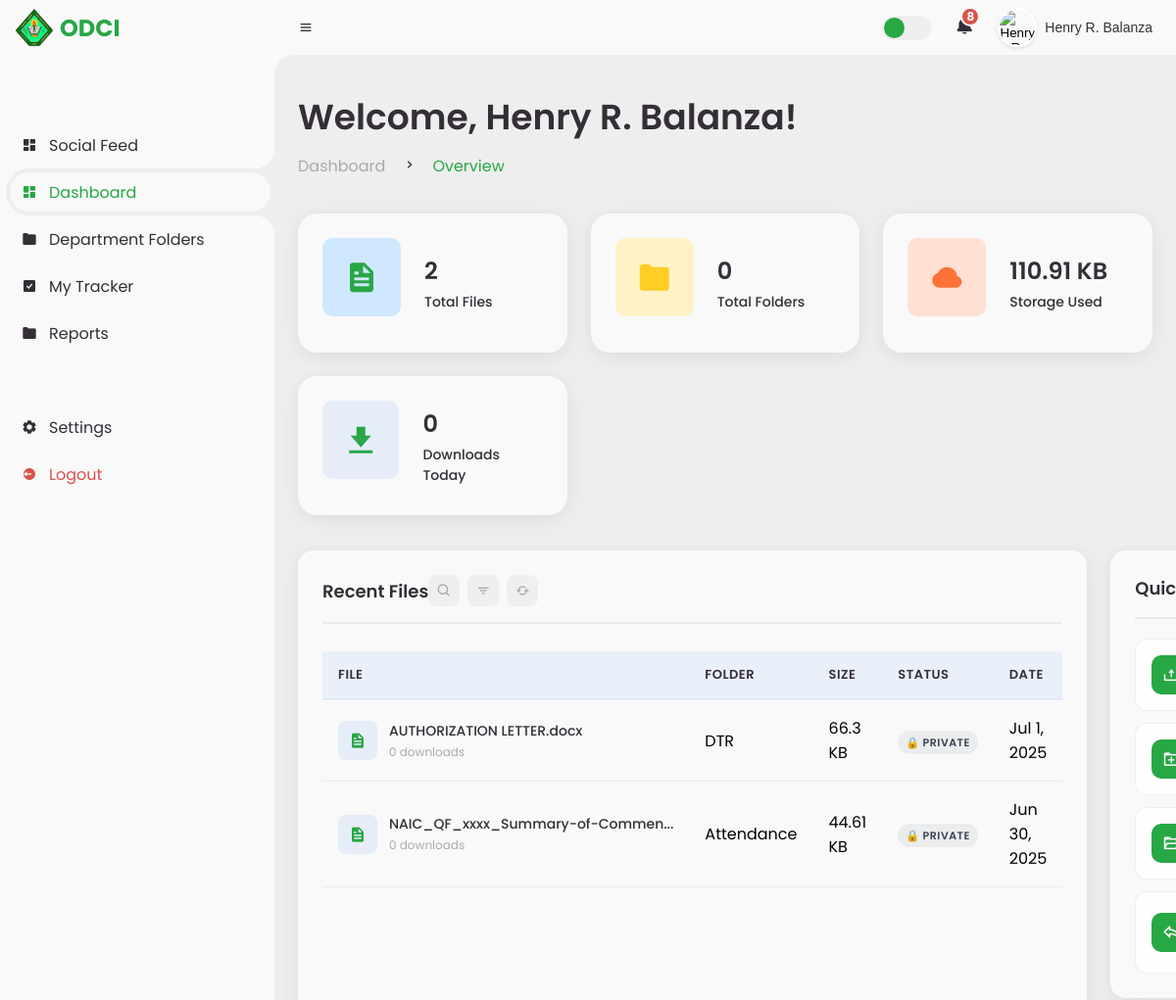
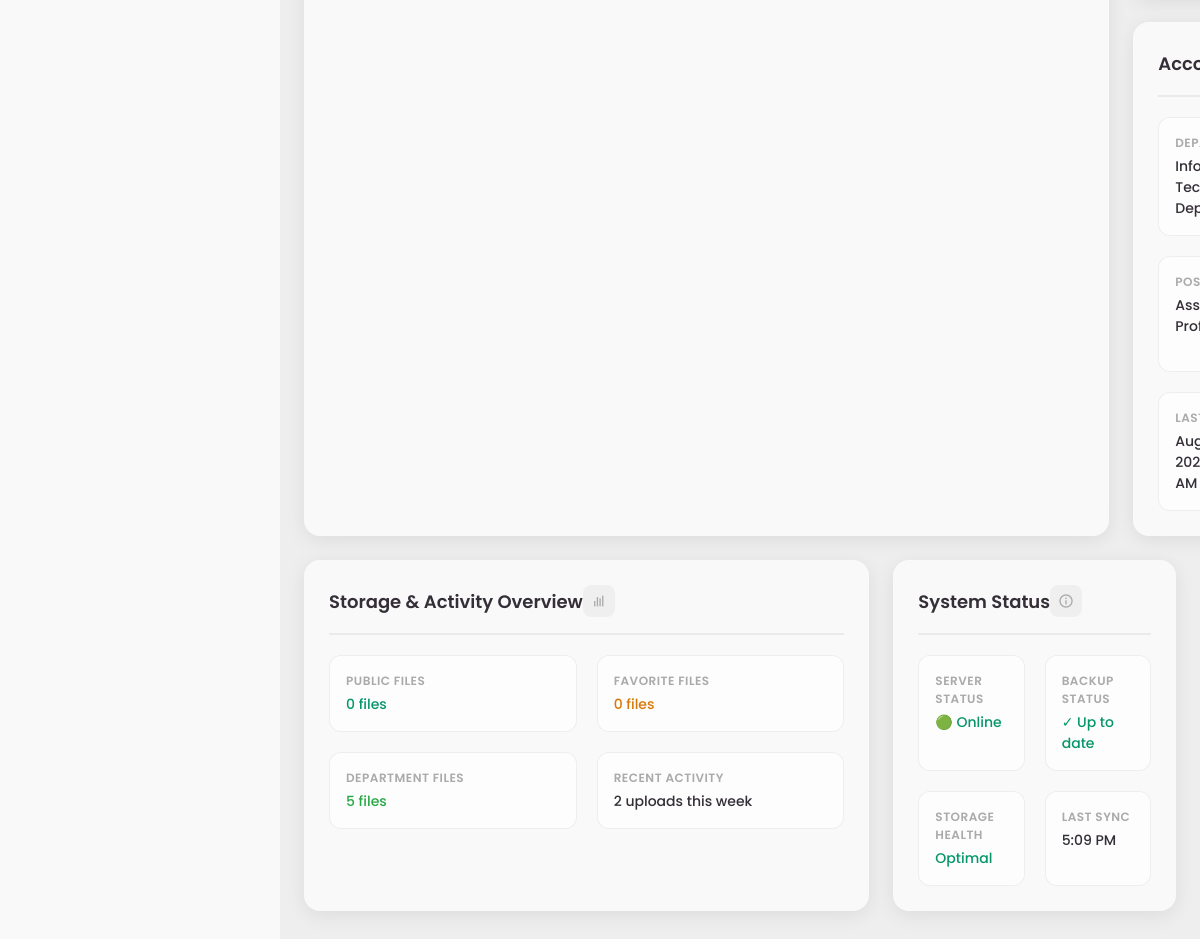
Screenshot of /roles/user/features/dashboard.php (signed in) with the database file from the repository (2 pictures, top to bottom).
### tables this page shows
CREATE TABLE `files` (
  `id` int(11) NOT NULL,
  `file_name` varchar(255) NOT NULL,
  `original_name` varchar(255) NOT NULL,
  `file_path` varchar(255) NOT NULL,
  `file_size` bigint(20) DEFAULT NULL,
  `file_type` varchar(100) DEFAULT NULL,
  `mime_type` varchar(100) DEFAULT NULL,
  `file_extension` varchar(10) DEFAULT NULL,
  `uploaded_by` int(11) NOT NULL,
  `folder_id` int(11) NOT NULL,
  `uploaded_at` datetime DEFAULT current_timestamp(),
  `updated_at` datetime DEFAULT current_timestamp() ON UPDATE current_timestamp(),
  `is_deleted` tinyint(1) DEFAULT 0,
  `deleted_at` datetime DEFAULT NULL,
  `deleted_by` int(11) DEFAULT NULL,
  `file_hash` varchar(64) DEFAULT NULL,
  `download_count` int(11) DEFAULT 0,
  `last_downloaded` datetime DEFAULT NULL,
  `last_downloaded_by` int(11) DEFAULT NULL,
  `is_public` tinyint(1) DEFAULT 0,
  `public_token` varchar(255) DEFAULT NULL,
  `permissions` longtext DEFAULT NULL CHECK (json_valid(`permissions`)),
  `version` int(11) DEFAULT 1,
  `parent_file_id` int(11) DEFAULT NULL,
  `tags` longtext DEFAULT NULL CHECK (json_valid(`tags`)),
  `description` text DEFAULT NULL,
  `thumbnail_path` varchar(255) DEFAULT NULL,
  `is_favorite` tinyint(1) DEFAULT 0,
  `expiry_date` datetime DEFAULT NULL
);

### roles/user/features/dashboard.php (the view, shortened to what the rows shown need)
<?php
require_once '../../../includes/config.php';
$currentUser = getCurrentUser($pdo);
if (!isset($currentUser['department_id']) && isset($currentUser['id'])) {
    try {
        $stmt = $pdo->prepare("
            SELECT u.department_id, d.department_code, d.department_name
            FROM users u
            LEFT JOIN departments d ON u.department_id = d.id
            WHERE u.id = ?
        ");
        $stmt->execute([$currentUser['id']]);
        $userDept = $stmt->fetch();
        if ($userDept && $userDept['department_id']) {
            $currentUser['department_id'] = $userDept['department_id'];
            $currentUser['department_name'] = $userDept['department_name'];
        }
    } catch(Exception $e) {
        error_log("Department fetch error: " . $e->getMessage());
    }
}
$stats = [
    'total_files' => 0,
    'total_folders' => 0,
    'storage_used' => 0,
    'recent_uploads' => [],
    'public_files' => 0,
    'favorite_files' => 0,
    'department_files' => 0,
    'downloads_today' => 0
];
try {
    $stmt = $pdo->prepare("
        SELECT COUNT(*) as file_count,
               COALESCE(SUM(file_size), 0) as total_size,
               SUM(CASE WHEN is_public = 1 THEN 1 ELSE 0 END) as public_count,
               SUM(CASE WHEN is_favorite = 1 THEN 1 ELSE 0 END) as favorite_count
        FROM files f
        WHERE f.uploaded_by = ? AND f.is_deleted = 0
    ");
    $stmt->execute([$currentUser['id']]);
    $fileStats = $stmt->fetch();
    $stats['total_files'] = $fileStats['file_count'];
    $stats['storage_used'] = $fileStats['total_size'];
    $stats['public_files'] = $fileStats['public_count'] ?? 0;
    $stats['favorite_files'] = $fileStats['favorite_count'] ?? 0;
    $stmt = $pdo->prepare("SELECT COUNT(*) as folder_count FROM folders WHERE created_by = ? AND is_deleted = 0");
    $stmt->execute([$currentUser['id']]);
    $folderStats = $stmt->fetch();
    $stats['total_folders'] = $folderStats['folder_count'];
    if ($currentUser['department_id']) {
        $stmt = $pdo->prepare("
            SELECT COUNT(*) as dept_files
            FROM files f
            LEFT JOIN folders fo ON f.folder_id = fo.id
            WHERE (fo.department_id = ? OR f.uploaded_by IN (
                SELECT id FROM users WHERE department_id = ?
            )) AND f.is_deleted = 0
        ");
        $stmt->execute([$currentUser['department_id'], $currentUser['department_id']]);
        $deptStats = $stmt->fetch();
        $stats['department_files'] = $deptStats['dept_files'];
    }
    $stmt = $pdo->prepare("
        SELECT COUNT(*) as downloads_today
        FROM files f
        WHERE f.uploaded_by = ?
        AND DATE(f.last_downloaded) = CURDATE()
        AND f.is_deleted = 0
    ");
    $stmt->execute([$currentUser['id']]);
    $downloadStats = $stmt->fetch();
    $stats['downloads_today'] = $downloadStats['downloads_today'] ?? 0;
    $stmt = $pdo->prepare("
        SELECT f.original_name, f.file_size, f.uploaded_at,
               COALESCE(fo.folder_name, 'Uncategorized') as folder_name,
               f.file_type, f.file_extension,
               COALESCE(f.download_count, 0) as download_count,
               COALESCE(f.is_public, 0) as is_public,
               COALESCE(f.is_favorite, 0) as is_favorite
        FROM files f
        LEFT JOIN folders fo ON f.folder_id = fo.id
        WHERE f.uploaded_by = ? AND f.is_deleted = 0
        ORDER BY f.uploaded_at DESC
        LIMIT 8
    ");
    $stmt->execute([$currentUser['id']]);
    $stats['recent_uploads'] = $stmt->fetchAll();
} catch(Exception $e) {
    error_log("Dashboard stats error: " . $e->getMessage());
    error_log("SQL Error details: " . print_r($pdo->errorInfo(), true));
}
function formatFileSize($bytes, $precision = 2) {
    $units = array('B', 'KB', 'MB', 'GB', 'TB');
    for ($i = 0; $bytes > 1024 && $i < count($units) - 1; $i++) {
        $bytes /= 1024;
    }
    return round($bytes, $precision) . ' ' . $units[$i];
}
function getFileTypeIcon($fileType) {
    $fileType = strtolower($fileType);
    $icons = [
        'pdf' => 'bxs-file-pdf',
        'doc' => 'bxs-file-doc',
        'docx' => 'bxs-file-doc',
        'txt' => 'bxs-file-txt',
        'rtf' => 'bxs-file-doc',
        'xls' => 'bxs-spreadsheet',
        'xlsx' => 'bxs-spreadsheet',
        'csv' => 'bxs-spreadsheet',
        'ppt' => 'bxs-file-doc',
        'pptx' => 'bxs-file-doc',
        'jpg' => 'bxs-image',
        'jpeg' => 'bxs-image',
        'png' => 'bxs-image',
        'gif' => 'bxs-image',
        'bmp' => 'bxs-image',
        'svg' => 'bxs-image',
        'webp' => 'bxs-image',
        'mp4' => 'bxs-videos',
        'avi' => 'bxs-videos',
        'mov' => 'bxs-videos',
        'wmv' => 'bxs-videos',
        'flv' => 'bxs-videos',
        'webm' => 'bxs-videos',
        'mp3' => 'bxs-music',
        'wav' => 'bxs-music',
        'flac' => 'bxs-music',
        'aac' => 'bxs-music',
        'zip' => 'bxs-file-archive',
        'rar' => 'bxs-file-archive',
        '7z' => 'bxs-file-archive',
        'tar' => 'bxs-file-archive',
        'gz' => 'bxs-file-archive',
        'html' => 'bxs-file-html',
        'css' => 'bxs-file-css',
        'js' => 'bxs-file-js',
        'php' => 'bxs-file-doc',
        'py' => 'bxs-file-doc',
        'java' => 'bxs-file-doc',
        'cpp' => 'bxs-file-doc',
        'c' => 'bxs-file-doc'
    ];
    return $icons[$fileType] ?? 'bxs-file';
}
?>
<!DOCTYPE html>
<html lang="en">
<head>
    <link href='https://unpkg.com/boxicons@2.0.9/css/boxicons.min.css' rel='stylesheet'>
    <link rel="stylesheet" href="../assets/css/components/navbar.css">
    <link rel="stylesheet" href="../assets/css/components/sidebar.css">
    <link rel="stylesheet" href="../assets/css/pages/dashboard/file_table.css">
    <link rel="stylesheet" href="../assets/css/pages/dashboard/grid_layout.css">
    <link rel="stylesheet" href="../assets/css/pages/dashboard/profile_system.css">
    <link rel="stylesheet" href="../assets/css/pages/dashboard/responsive.css">
    <link rel="stylesheet" href="../assets/css/pages/dashboard/stats_card.css">
</head>
<body>
    <section id="content">
        <main>
            <div class="head-title">
                <div class="left">
                    <h1>Welcome, <?php echo htmlspecialchars($currentUser['full_name']); ?>!</h1>
                </div>
            </div>
            <div class="dashboard-grid">
                <div class="dashboard-card">
                    <?php if (!empty($stats['recent_uploads'])): ?>
                        <div style="overflow-x: auto;">
                            <table class="files-table">
                                <thead>
                                    <tr>
                                        <th>File</th>
                                        <th>Folder</th>
                                        <th>Size</th>
                                        <th>Status</th>
                                        <th>Date</th>
                                    </tr>
                                </thead>
                                <tbody>
                                    <?php foreach (array_slice($stats['recent_uploads'], 0, 6) as $file): ?>
                                        <tr>
                                            <td>
                                                <div class="file-info">
                                                    <div class="file-icon">
                                                        <i class='bx <?php echo getFileTypeIcon($file['file_type'] ?? $file['file_extension'] ?? pathinfo($file['original_name'], PATHINFO_EXTENSION)); ?>'></i>
                                                    </div>
                                                    <div class="file-details">
                                                        <p><?php echo htmlspecialchars(strlen($file['original_name']) > 30 ? substr($file['original_name'], 0, 30) . '...' : $file['original_name']); ?></p>
                                                        <div class="file-meta"><?php echo number_format($file['download_count'] ?? 0); ?> downloads</div>
                                                    </div>
                                                </div>
                                            </td>
                                            <td><?php echo htmlspecialchars($file['folder_name']); ?></td>
                                            <td><?php echo formatFileSize($file['file_size']); ?></td>
                                            <td>
                                                <?php if (isset($file['is_favorite']) && $file['is_favorite']): ?>
                                                    <span class="status-badge status-favorite">★ Favorite</span>
                                                <?php elseif (isset($file['is_public']) && $file['is_public']): ?>
                                                    <span class="status-badge status-public">🌐 Public</span>
                                                <?php else: ?>
                                                    <span class="status-badge status-private">🔒 Private</span>
                                                <?php endif; ?>
                                            </td>
                                            <td><?php echo date('M j, Y', strtotime($file['uploaded_at'])); ?></td>
                                        </tr>
                                    <?php endforeach; ?>
                                </tbody>
                            </table>
                        </div>
                    <?php endif; ?>
                </div>
            </div>
        </main>
    </section>
</body>
</html>

### rows the page displays
files: original_name "AUTHORIZATION LETTER.docx", download_count "0", folder_name "DTR", file_size "66.3 KB", uploaded_at "Jul 1, 2025"
files: original_name "NAIC_QF_xxxx_Summary-of-Commen...", download_count "0", folder_name "Attendance", file_size "44.61 KB", uploaded_at "Jun 30, 2025"

### other values shown
$currentUser['full_name'] "Henry R. Balanza"
$stats['total_files'] "2"
$stats['total_folders'] "0"
formatFileSize($stats['storage_used']) "110.91 KB"
$stats['downloads_today'] "0"
$stats['public_files'] "0"
$stats['favorite_files'] "0"
$stats['department_files'] "5"
$recentCount "2"
